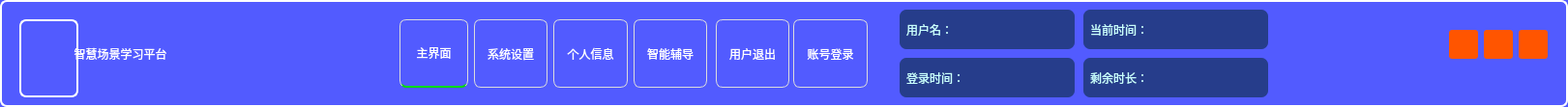
  <widget class="QWidget" name="widgetTitle" native="true">
   <property name="geometry">
    <rect>
     <x>10</x>
     <y>10</y>
     <width>1621</width>
     <height>111</height>
    </rect>
   </property>
   <property name="sizePolicy">
    <sizepolicy hsizetype="Expanding" vsizetype="Expanding">
     <horstretch>0</horstretch>
     <verstretch>0</verstretch>
    </sizepolicy>
   </property>
   <property name="styleSheet">
    <string notr="true">border-radius:7px;
background-color: rgb(82, 91, 255);

border: 2px solid white;</string>
   </property>
   <widget class="QLabel" name="labIco">
    <property name="geometry">
     <rect>
      <x>20</x>
      <y>20</y>
      <width>61</width>
      <height>81</height>
     </rect>
    </property>
    <property name="sizePolicy">
     <sizepolicy hsizetype="Preferred" vsizetype="Fixed">
      <horstretch>0</horstretch>
      <verstretch>0</verstretch>
     </sizepolicy>
    </property>
    <property name="minimumSize">
     <size>
      <width>61</width>
      <height>71</height>
     </size>
    </property>
    <property name="styleSheet">
     <string notr="true">border-image: url(:/new/prefix1/image/ai.png);
 size: 60px;

border-radius:7px;</string>
    </property>
    <property name="text">
     <string/>
    </property>
    <property name="alignment">
     <set>Qt::AlignCenter</set>
    </property>
   </widget>
   <widget class="QLabel" name="labTitle">
    <property name="geometry">
     <rect>
      <x>70</x>
      <y>10</y>
      <width>331</width>
      <height>91</height>
     </rect>
    </property>
    <property name="sizePolicy">
     <sizepolicy hsizetype="Preferred" vsizetype="Expanding">
      <horstretch>0</horstretch>
      <verstretch>0</verstretch>
     </sizepolicy>
    </property>
    <property name="styleSheet">
     <string notr="true">color: rgb(255, 255, 255);
font: 290 28pt &quot;Microsoft YaHei&quot;;
background-color: rgba(255, 255, 255,0);
border-radius:7px;
border:0px;</string>
    </property>
    <property name="text">
     <string>  智慧场景学习平台 </string>
    </property>
    <property name="alignment">
     <set>Qt::AlignLeading|Qt::AlignLeft|Qt::AlignVCenter</set>
    </property>
   </widget>
   <widget class="QLabel" name="remainTime_label">
    <property name="geometry">
     <rect>
      <x>1120</x>
      <y>60</y>
      <width>191</width>
      <height>41</height>
     </rect>
    </property>
    <property name="sizePolicy">
     <sizepolicy hsizetype="Expanding" vsizetype="Preferred">
      <horstretch>0</horstretch>
      <verstretch>0</verstretch>
     </sizepolicy>
    </property>
    <property name="minimumSize">
     <size>
      <width>171</width>
      <height>41</height>
     </size>
    </property>
    <property name="styleSheet">
     <string notr="true">QLabel{
color: rgb(200,255, 255);
background-color: rgba(38, 61, 139,255);
font: 12pt &quot;Arial&quot;;
border:0px groove gray;
border-radius:7px;
padding:2px 4px;
}
QLabel:hover{
 border-bottom:2px solid #00DB00;
}</string>
    </property>
    <property name="text">
     <string>剩余时长：</string>
    </property>
   </widget>
   <widget class="QLabel" name="globalUser_label">
    <property name="geometry">
     <rect>
      <x>930</x>
      <y>10</y>
      <width>181</width>
      <height>41</height>
     </rect>
    </property>
    <property name="sizePolicy">
     <sizepolicy hsizetype="Expanding" vsizetype="Preferred">
      <horstretch>0</horstretch>
      <verstretch>0</verstretch>
     </sizepolicy>
    </property>
    <property name="minimumSize">
     <size>
      <width>171</width>
      <height>41</height>
     </size>
    </property>
    <property name="styleSheet">
     <string notr="true">QLabel{
color: rgb(200,255, 255);
background-color: rgba(38, 61, 139,255);
font: 12pt &quot;Arial&quot;;
border:0px groove gray;
border-radius:7px;
padding:2px 4px;
}
QLabel:hover{
 border-bottom:2px solid #00DB00;
}</string>
    </property>
    <property name="text">
     <string>用户名：</string>
    </property>
   </widget>
   <widget class="QLabel" name="loginTime_label">
    <property name="geometry">
     <rect>
      <x>930</x>
      <y>60</y>
      <width>181</width>
      <height>41</height>
     </rect>
    </property>
    <property name="sizePolicy">
     <sizepolicy hsizetype="Expanding" vsizetype="Preferred">
      <horstretch>0</horstretch>
      <verstretch>0</verstretch>
     </sizepolicy>
    </property>
    <property name="minimumSize">
     <size>
      <width>171</width>
      <height>41</height>
     </size>
    </property>
    <property name="styleSheet">
     <string notr="true">QLabel{
color: rgb(200,255, 255);
background-color: rgba(38, 61, 139,255);
font: 12pt &quot;Arial&quot;;
border:0px groove gray;
border-radius:7px;
padding:2px 4px;
}
QLabel:hover{
 border-bottom:2px solid #00DB00;
}</string>
    </property>
    <property name="text">
     <string>登录时间：</string>
    </property>
   </widget>
   <widget class="QLabel" name="CurTime_label">
    <property name="geometry">
     <rect>
      <x>1120</x>
      <y>10</y>
      <width>191</width>
      <height>41</height>
     </rect>
    </property>
    <property name="sizePolicy">
     <sizepolicy hsizetype="Expanding" vsizetype="Preferred">
      <horstretch>0</horstretch>
      <verstretch>0</verstretch>
     </sizepolicy>
    </property>
    <property name="minimumSize">
     <size>
      <width>171</width>
      <height>41</height>
     </size>
    </property>
    <property name="styleSheet">
     <string notr="true">QLabel{
color: rgb(200,255, 255);
background-color: rgba(38, 61, 139,255);
font: 12pt &quot;Arial&quot;;
border:0px groove gray;
border-radius:7px;
padding:2px 4px;
}
QLabel:hover{
 border-bottom:2px solid #00DB00;
}</string>
    </property>
    <property name="text">
     <string>当前时间：</string>
    </property>
   </widget>
   <widget class="QWidget" name="widget_top" native="true">
    <property name="geometry">
     <rect>
      <x>390</x>
      <y>20</y>
      <width>511</width>
      <height>81</height>
     </rect>
    </property>
    <property name="styleSheet">
     <string notr="true">border:0px;</string>
    </property>
    <widget class="QToolButton" name="btnExit">
     <property name="geometry">
      <rect>
       <x>350</x>
       <y>0</y>
       <width>76</width>
       <height>71</height>
      </rect>
     </property>
     <property name="sizePolicy">
      <sizepolicy hsizetype="Fixed" vsizetype="Fixed">
       <horstretch>0</horstretch>
       <verstretch>0</verstretch>
      </sizepolicy>
     </property>
     <property name="minimumSize">
      <size>
       <width>66</width>
       <height>71</height>
      </size>
     </property>
     <property name="styleSheet">
      <string notr="true">
QToolButton{
	font: 14pt &quot;Arial&quot;;
	color: rgb(255, 255, 255);
	border-radius:0px;
	padding:5px;	
	border-radius:7px;
background-color: qlineargradient(spread:pad, x1:0, y1:0, x2:0, y2:1, stop:0 rgba(64, 103,120,  0), stop:1 rgba( 0, 185,185, 0));	
border:1px solid #DCDCDC;

}
QToolButton:hover{
background:qlineargradient(spread:pad,x1:0,y1:0,x2:0,y2:1,stop:0 #999900,stop:1 #525252);
 border-bottom:2px solid #00DB00;
}
QToolButton:checked{
 border-bottom:2px solid #00DB00;
}
QToolButton:pressed {
    background-color: #333;
    border-color: #555;
    color: #AAA;
}

QToolButton:disabled {
   color: #333333;
}</string>
     </property>
     <property name="text">
      <string>用户退出</string>
     </property>
     <property name="icon">
      <iconset resource="res.qrc">
       <normaloff>:/new/prefix1/image/main_exit.png</normaloff>:/new/prefix1/image/main_exit.png</iconset>
     </property>
     <property name="iconSize">
      <size>
       <width>32</width>
       <height>32</height>
      </size>
     </property>
     <property name="toolButtonStyle">
      <enum>Qt::ToolButtonTextUnderIcon</enum>
     </property>
    </widget>
    <widget class="QToolButton" name="btnHelp">
     <property name="geometry">
      <rect>
       <x>265</x>
       <y>0</y>
       <width>76</width>
       <height>71</height>
      </rect>
     </property>
     <property name="sizePolicy">
      <sizepolicy hsizetype="Fixed" vsizetype="Fixed">
       <horstretch>0</horstretch>
       <verstretch>0</verstretch>
      </sizepolicy>
     </property>
     <property name="minimumSize">
      <size>
       <width>71</width>
       <height>71</height>
      </size>
     </property>
     <property name="styleSheet">
      <string notr="true">
QToolButton{
	font: 14pt &quot;Arial&quot;;
	color: rgb(255, 255, 255);
	border-radius:0px;
	padding:5px;	
	border-radius:7px;
background-color: qlineargradient(spread:pad, x1:0, y1:0, x2:0, y2:1, stop:0 rgba(64, 103,120,  0), stop:1 rgba( 0, 185,185, 0));	
border:1px solid #DCDCDC;

}
QToolButton:hover{
background:qlineargradient(spread:pad,x1:0,y1:0,x2:0,y2:1,stop:0 #999900,stop:1 #525252);
 border-bottom:2px solid #00DB00;
}
QToolButton:checked{
 border-bottom:2px solid #00DB00;
}
QToolButton:pressed {
    background-color: #333;
    border-color: #555;
    color: #AAA;
}

QToolButton:disabled {
   color: #333333;
}</string>
     </property>
     <property name="text">
      <string>智能辅导</string>
     </property>
     <property name="icon">
      <iconset resource="res.qrc">
       <normaloff>:/new/prefix1/image/avatar.png</normaloff>:/new/prefix1/image/avatar.png</iconset>
     </property>
     <property name="iconSize">
      <size>
       <width>32</width>
       <height>32</height>
      </size>
     </property>
     <property name="checkable">
      <bool>true</bool>
     </property>
     <property name="toolButtonStyle">
      <enum>Qt::ToolButtonTextUnderIcon</enum>
     </property>
    </widget>
    <widget class="QToolButton" name="btnMain">
     <property name="geometry">
      <rect>
       <x>23</x>
       <y>0</y>
       <width>71</width>
       <height>71</height>
      </rect>
     </property>
     <property name="sizePolicy">
      <sizepolicy hsizetype="Fixed" vsizetype="Fixed">
       <horstretch>0</horstretch>
       <verstretch>0</verstretch>
      </sizepolicy>
     </property>
     <property name="minimumSize">
      <size>
       <width>71</width>
       <height>71</height>
      </size>
     </property>
     <property name="styleSheet">
      <string notr="true">
QToolButton{
	font: 14pt &quot;Arial&quot;;
	color: rgb(255, 255, 255);
	border-radius:0px;
	padding:5px;	
	border-radius:7px;
background-color: qlineargradient(spread:pad, x1:0, y1:0, x2:0, y2:1, stop:0 rgba(64, 103,120,  0), stop:1 rgba( 0, 185,185, 0));	
border:1px solid #DCDCDC;

}
QToolButton:hover{
background:qlineargradient(spread:pad,x1:0,y1:0,x2:0,y2:1,stop:0 #999900,stop:1 #525252);
 border-bottom:2px solid #00DB00;
}
QToolButton:checked{
 border-bottom:2px solid #00DB00;
}
QToolButton:pressed {
    background-color: #333;
    border-color: #555;
    color: #AAA;
}

QToolButton:disabled {
   color: #333333;
}</string>
     </property>
     <property name="text">
      <string>主界面</string>
     </property>
     <property name="icon">
      <iconset resource="res.qrc">
       <normaloff>:/new/prefix1/image/main_main.png</normaloff>:/new/prefix1/image/main_main.png</iconset>
     </property>
     <property name="iconSize">
      <size>
       <width>32</width>
       <height>32</height>
      </size>
     </property>
     <property name="checkable">
      <bool>true</bool>
     </property>
     <property name="checked">
      <bool>true</bool>
     </property>
     <property name="toolButtonStyle">
      <enum>Qt::ToolButtonTextUnderIcon</enum>
     </property>
    </widget>
    <widget class="QToolButton" name="btnData">
     <property name="geometry">
      <rect>
       <x>182</x>
       <y>0</y>
       <width>77</width>
       <height>71</height>
      </rect>
     </property>
     <property name="sizePolicy">
      <sizepolicy hsizetype="Fixed" vsizetype="Fixed">
       <horstretch>0</horstretch>
       <verstretch>0</verstretch>
      </sizepolicy>
     </property>
     <property name="minimumSize">
      <size>
       <width>66</width>
       <height>71</height>
      </size>
     </property>
     <property name="styleSheet">
      <string notr="true">
QToolButton{
	font: 14pt &quot;Arial&quot;;
	color: rgb(255, 255, 255);
	border-radius:0px;
	padding:5px;	
	border-radius:7px;
background-color: qlineargradient(spread:pad, x1:0, y1:0, x2:0, y2:1, stop:0 rgba(64, 103,120,  0), stop:1 rgba( 0, 185,185, 0));	
border:1px solid #DCDCDC;

}
QToolButton:hover{
background:qlineargradient(spread:pad,x1:0,y1:0,x2:0,y2:1,stop:0 #999900,stop:1 #525252);
 border-bottom:2px solid #00DB00;
}
QToolButton:checked{
 border-bottom:2px solid #00DB00;
}
QToolButton:pressed {
    background-color: #333;
    border-color: #555;
    color: #AAA;
}

QToolButton:disabled {
   color: #333333;
}</string>
     </property>
     <property name="text">
      <string>个人信息</string>
     </property>
     <property name="icon">
      <iconset resource="res.qrc">
       <normaloff>:/new/prefix1/image/main_person.png</normaloff>:/new/prefix1/image/main_person.png</iconset>
     </property>
     <property name="iconSize">
      <size>
       <width>32</width>
       <height>32</height>
      </size>
     </property>
     <property name="checkable">
      <bool>true</bool>
     </property>
     <property name="checked">
      <bool>false</bool>
     </property>
     <property name="toolButtonStyle">
      <enum>Qt::ToolButtonTextUnderIcon</enum>
     </property>
    </widget>
    <widget class="QToolButton" name="btnConfig">
     <property name="geometry">
      <rect>
       <x>100</x>
       <y>0</y>
       <width>76</width>
       <height>71</height>
      </rect>
     </property>
     <property name="sizePolicy">
      <sizepolicy hsizetype="Fixed" vsizetype="Fixed">
       <horstretch>0</horstretch>
       <verstretch>0</verstretch>
      </sizepolicy>
     </property>
     <property name="minimumSize">
      <size>
       <width>71</width>
       <height>71</height>
      </size>
     </property>
     <property name="styleSheet">
      <string notr="true">
QToolButton{
	font: 14pt &quot;Arial&quot;;
	color: rgb(255, 255, 255);
	border-radius:0px;
	padding:5px;	
	border-radius:7px;
background-color: qlineargradient(spread:pad, x1:0, y1:0, x2:0, y2:1, stop:0 rgba(64, 103,120,  0), stop:1 rgba( 0, 185,185, 0));	
border:1px solid #DCDCDC;

}
QToolButton:hover{
background:qlineargradient(spread:pad,x1:0,y1:0,x2:0,y2:1,stop:0 #999900,stop:1 #525252);
 border-bottom:2px solid #00DB00;
}
QToolButton:checked{
 border-bottom:2px solid #00DB00;
}
QToolButton:pressed {
    background-color: #333;
    border-color: #555;
    color: #AAA;
}

QToolButton:disabled {
   color: #333333;
}</string>
     </property>
     <property name="text">
      <string>系统设置</string>
     </property>
     <property name="icon">
      <iconset resource="res.qrc">
       <normaloff>:/new/prefix1/image/main_config.png</normaloff>:/new/prefix1/image/main_config.png</iconset>
     </property>
     <property name="iconSize">
      <size>
       <width>32</width>
       <height>32</height>
      </size>
     </property>
     <property name="checkable">
      <bool>true</bool>
     </property>
     <property name="toolButtonStyle">
      <enum>Qt::ToolButtonTextUnderIcon</enum>
     </property>
    </widget>
    <widget class="QToolButton" name="btnLogin">
     <property name="geometry">
      <rect>
       <x>430</x>
       <y>0</y>
       <width>77</width>
       <height>71</height>
      </rect>
     </property>
     <property name="sizePolicy">
      <sizepolicy hsizetype="Fixed" vsizetype="Fixed">
       <horstretch>0</horstretch>
       <verstretch>0</verstretch>
      </sizepolicy>
     </property>
     <property name="minimumSize">
      <size>
       <width>71</width>
       <height>71</height>
      </size>
     </property>
     <property name="styleSheet">
      <string notr="true">
QToolButton{
	font: 14pt &quot;Arial&quot;;
	color: rgb(255, 255, 255);
	border-radius:0px;
	padding:5px;	
	border-radius:7px;
background-color: qlineargradient(spread:pad, x1:0, y1:0, x2:0, y2:1, stop:0 rgba(64, 103,120,  0), stop:1 rgba( 0, 185,185, 0));	
border:1px solid #DCDCDC;

}
QToolButton:hover{
background:qlineargradient(spread:pad,x1:0,y1:0,x2:0,y2:1,stop:0 #999900,stop:1 #525252);
 border-bottom:2px solid #00DB00;
}
QToolButton:checked{
 border-bottom:2px solid #00DB00;
}
QToolButton:pressed {
    background-color: #333;
    border-color: #555;
    color: #AAA;
}

QToolButton:disabled {
   color: #333333;
}</string>
     </property>
     <property name="text">
      <string>账号登录</string>
     </property>
     <property name="icon">
      <iconset resource="res.qrc">
       <normaloff>:/new/prefix1/image/Button_deng.png</normaloff>:/new/prefix1/image/Button_deng.png</iconset>
     </property>
     <property name="iconSize">
      <size>
       <width>32</width>
       <height>32</height>
      </size>
     </property>
     <property name="toolButtonStyle">
      <enum>Qt::ToolButtonTextUnderIcon</enum>
     </property>
    </widget>
   </widget>
   <widget class="QPushButton" name="btnMenu_Max">
    <property name="geometry">
     <rect>
      <x>1534</x>
      <y>31</y>
      <width>30</width>
      <height>30</height>
     </rect>
    </property>
    <property name="sizePolicy">
     <sizepolicy hsizetype="Minimum" vsizetype="Expanding">
      <horstretch>0</horstretch>
      <verstretch>0</verstretch>
     </sizepolicy>
    </property>
    <property name="minimumSize">
     <size>
      <width>30</width>
      <height>30</height>
     </size>
    </property>
    <property name="focusPolicy">
     <enum>Qt::NoFocus</enum>
    </property>
    <property name="toolTip">
     <string>最大化</string>
    </property>
    <property name="styleSheet">
     <string notr="true">
QPushButton{
border-radius:3px;
color: rgb(255, 255,255);
padding:3px;
margin:0px;
background:rgb(255, 85,0);
border-style:none;
}

QPushButton:hover{
color:#FFFFFF;
margin:1px 1px 2px 1px;
background-color:rgba(255,0,0,230);
}</string>
    </property>
    <property name="text">
     <string/>
    </property>
   </widget>
   <widget class="QPushButton" name="btnMenu_Close">
    <property name="geometry">
     <rect>
      <x>1570</x>
      <y>31</y>
      <width>30</width>
      <height>30</height>
     </rect>
    </property>
    <property name="sizePolicy">
     <sizepolicy hsizetype="Minimum" vsizetype="Expanding">
      <horstretch>0</horstretch>
      <verstretch>0</verstretch>
     </sizepolicy>
    </property>
    <property name="minimumSize">
     <size>
      <width>30</width>
      <height>30</height>
     </size>
    </property>
    <property name="cursor">
     <cursorShape>ArrowCursor</cursorShape>
    </property>
    <property name="focusPolicy">
     <enum>Qt::NoFocus</enum>
    </property>
    <property name="toolTip">
     <string>关闭</string>
    </property>
    <property name="styleSheet">
     <string notr="true">
QPushButton{
border-radius:3px;
color: rgb(255, 255,255);
padding:3px;
margin:0px;
background:rgb(255, 85,0);
border-style:none;
}

QPushButton:hover{
color:#FFFFFF;
margin:1px 1px 2px 1px;
background-color:rgba(255,0,0,230);
}</string>
    </property>
    <property name="text">
     <string/>
    </property>
   </widget>
   <widget class="QPushButton" name="btnMenu_Min">
    <property name="geometry">
     <rect>
      <x>1498</x>
      <y>31</y>
      <width>30</width>
      <height>30</height>
     </rect>
    </property>
    <property name="sizePolicy">
     <sizepolicy hsizetype="Minimum" vsizetype="Expanding">
      <horstretch>0</horstretch>
      <verstretch>0</verstretch>
     </sizepolicy>
    </property>
    <property name="minimumSize">
     <size>
      <width>30</width>
      <height>30</height>
     </size>
    </property>
    <property name="cursor">
     <cursorShape>ArrowCursor</cursorShape>
    </property>
    <property name="focusPolicy">
     <enum>Qt::NoFocus</enum>
    </property>
    <property name="toolTip">
     <string>最小化</string>
    </property>
    <property name="styleSheet">
     <string notr="true">
QPushButton{
border-radius:3px;
color: rgb(255, 255,255);
padding:3px;
margin:0px;
background:rgb(255, 85,0);
border-style:none;
}

QPushButton:hover{
color:#FFFFFF;
margin:1px 1px 2px 1px;
background-color:rgba(255,0,0,230);
}</string>
    </property>
    <property name="text">
     <string/>
    </property>
   </widget>
  </widget>
